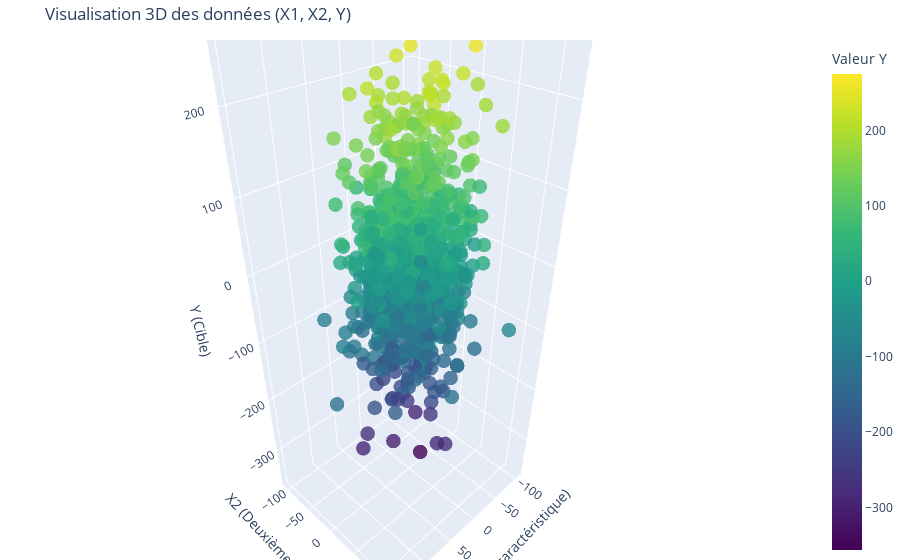

The code cell stored with this chart in its notebook:
### Code cell
plot_3d_points(X,Y)

### Figure 1 — Plotly figure (JSON) as saved in the notebook; plotly's stock layout.template omitted (floating-point values rounded to 4 significant figures; data arrays with more than 128 entries replaced by an {"elided": "..."} marker saying what was removed)
{"data": [{"marker": {"color": {"elided": "900 float values"}, "colorbar": {"title": {"text": "Valeur Y"}}, "colorscale": [[0, "#440154"], [0.1111, "#482878"], [0.2222, "#3e4989"], [0.3333, "#31688e"], [0.4444, "#26828e"], [0.5556, "#1f9e89"], [0.6667, "#35b779"], [0.7778, "#6ece58"], [0.8889, "#b5de2b"], [1, "#fde725"]], "opacity": 0.8, "size": 5}, "mode": "markers", "type": "scatter3d", "x": {"elided": "900 float values"}, "y": {"elided": "900 float values"}, "z": {"elided": "900 float values"}}], "layout": {"margin": {"b": 0, "l": 0, "r": 0, "t": 40}, "scene": {"xaxis": {"title": {"text": "X1 (Première caractéristique)"}}, "yaxis": {"title": {"text": "X2 (Deuxième caractéristique)"}}, "zaxis": {"title": {"text": "Y (Cible)"}}}, "title": {"text": "Visualisation 3D des données (X1, X2, Y)"}}}
